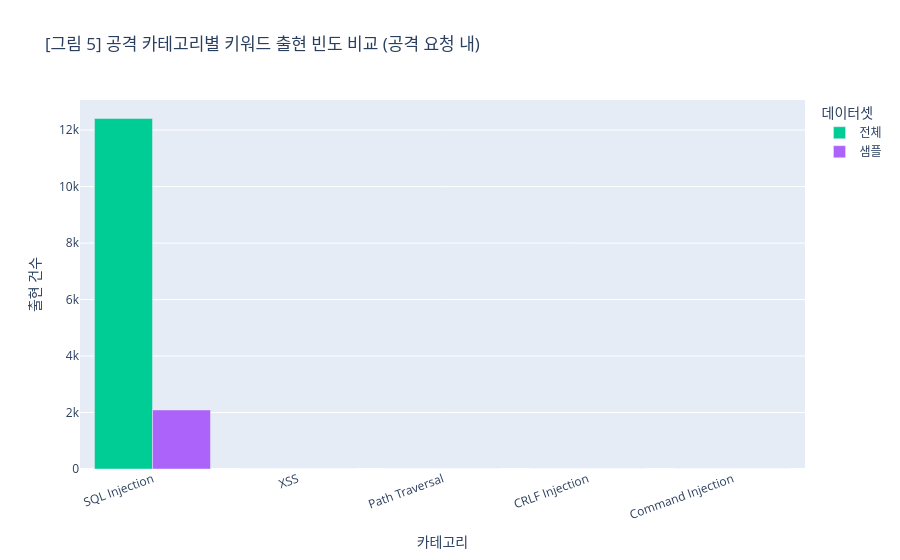

Here is the notebook cell this chart was saved with:
### Markdown cell above
### 3.4 공격 키워드 출현 빈도 비교

실제 공격 요청에서 나타나는 키워드(SQL Injection, XSS, Path Traversal 등)의 출현 빈도를 비교한다. [그림 5]는 카테고리별 키워드 출현 건수를 전체 대비 샘플 비율로 시각화한다.

### Code cell
# [그림 5] 공격 키워드 빈도 비교
attack_keywords = {
    "SQL Injection":     ["'", "OR", "UNION", "SELECT", "DROP", "--", "1=1"],
    "XSS":               ["<script", "alert(", "onerror", "javascript:"],
    "Path Traversal":    ["../", "/etc/passwd", "/etc/shadow"],
    "CRLF Injection":    ["%0d", "%0a"],
    "Command Injection": [";", "&&", "/bin/", "cat "],
}

rows = []
for cat, keywords in attack_keywords.items():
    for name, df_t in [("전체", df_full), ("샘플", df_sample)]:
        attack_text = df_t[df_t["label"] == "Anomalous"]["full_text"]
        count = sum(
            attack_text.str.contains(re.escape(kw), case=False, na=False).sum()
            for kw in keywords
        )
        rows.append({"카테고리": cat, "데이터셋": name, "출현 건수": count})

kw_df = pd.DataFrame(rows)

fig = px.bar(
    kw_df, x="카테고리", y="출현 건수", color="데이터셋",
    barmode="group",
    title="[그림 5] 공격 카테고리별 키워드 출현 빈도 비교 (공격 요청 내)",
    color_discrete_map={"전체 (61,065건)": "#6366f1", "샘플 (10,000건)": "#f59e0b"},
)
fig.update_layout(xaxis_tickangle=-20)
fig.show()

# 샘플의 전체 대비 비율 검증
pivot = kw_df.pivot(index="카테고리", columns="데이터셋", values="출현 건수")
pivot.columns = ["샘플", "전체"]
pivot["샘플/전체 비율(%)"] = (pivot["샘플"] / pivot["전체"] * 100).round(1)
pivot["기대 비율(%)"] = round(10000 / 61065 * 100, 1)
pivot

### Figure 1 — Plotly figure (JSON) as saved in the notebook; plotly's stock layout.template omitted (floating-point values rounded to 4 significant figures)
{"data": [{"alignmentgroup": "True", "hovertemplate": "데이터셋=전체<br>카테고리=%{x}<br>출현 건수=%{y}<extra></extra>", "legendgroup": "전체", "marker": {"color": "#00cc96", "pattern": {"shape": ""}}, "name": "전체", "offsetgroup": "전체", "orientation": "v", "showlegend": true, "textposition": "auto", "type": "bar", "x": ["SQL Injection", "XSS", "Path Traversal", "CRLF Injection", "Command Injection"], "xaxis": "x", "y": [12412, 0, 0, 0, 0], "yaxis": "y"}, {"alignmentgroup": "True", "hovertemplate": "데이터셋=샘플<br>카테고리=%{x}<br>출현 건수=%{y}<extra></extra>", "legendgroup": "샘플", "marker": {"color": "#ab63fa", "pattern": {"shape": ""}}, "name": "샘플", "offsetgroup": "샘플", "orientation": "v", "showlegend": true, "textposition": "auto", "type": "bar", "x": ["SQL Injection", "XSS", "Path Traversal", "CRLF Injection", "Command Injection"], "xaxis": "x", "y": [2091, 0, 0, 0, 0], "yaxis": "y"}], "layout": {"barmode": "group", "legend": {"title": {"text": "데이터셋"}, "tracegroupgap": 0}, "title": {"text": "[그림 5] 공격 카테고리별 키워드 출현 빈도 비교 (공격 요청 내)"}, "xaxis": {"anchor": "y", "domain": [0, 1], "tickangle": -20, "title": {"text": "카테고리"}}, "yaxis": {"anchor": "x", "domain": [0, 1], "title": {"text": "출현 건수"}}}}
